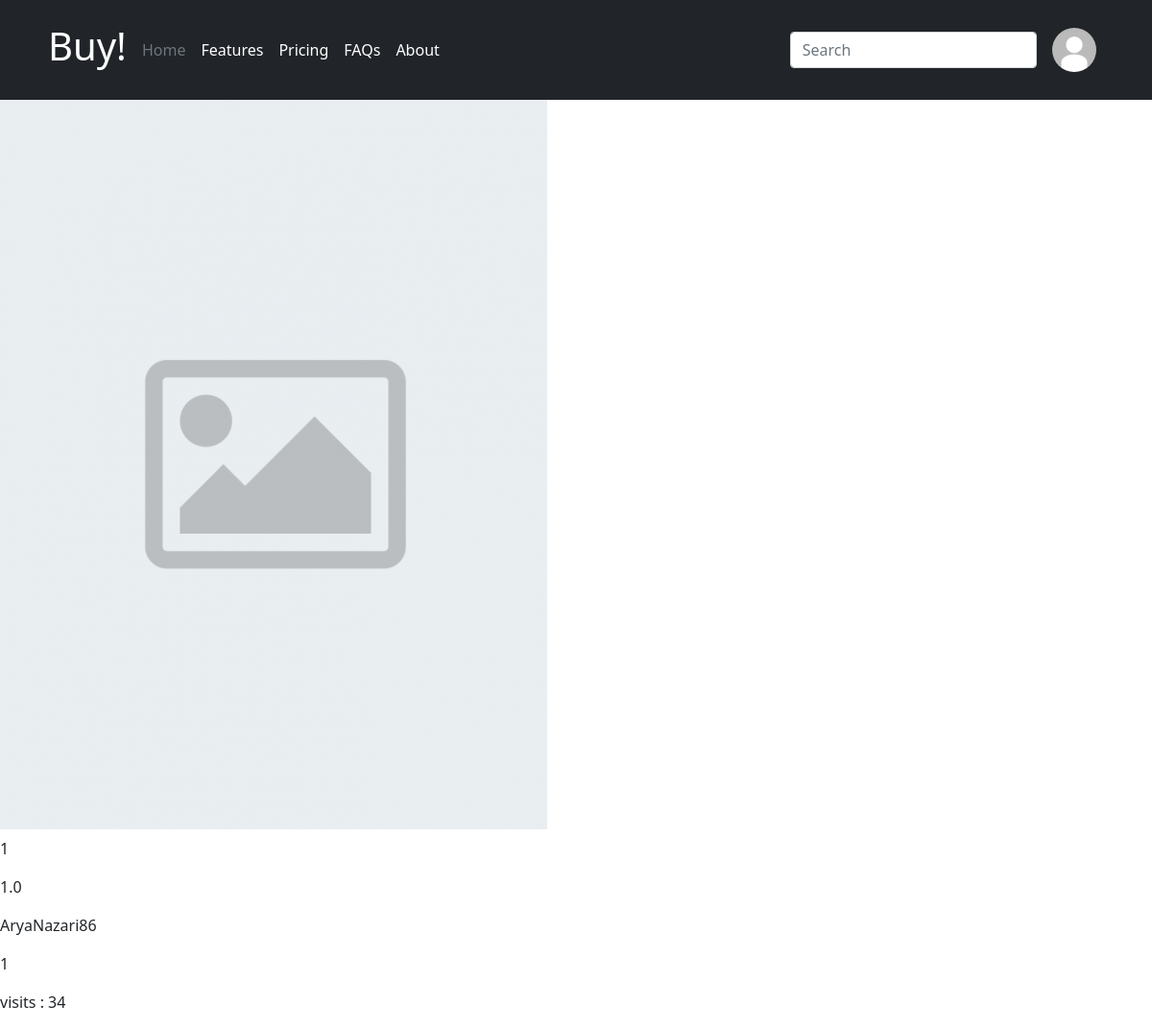
Screenshot of /product/product_preview/1/ (signed in) with the database file from the repository.
### account/models.py (models this page shows, shortened)
class User(AbstractBaseUser):
    username = models.CharField(unique=True, max_length=100)
    first_name = models.CharField(max_length=200, null=True)
    last_name = models.CharField(max_length=200, null=True)
    image = models.ImageField(upload_to='images/accounts/', default='images/default_account.png', blank=True)
    about = models.TextField(null=True)
    products = []
    date_joined = models.DateTimeField(auto_now_add=True)
    last_login = models.DateTimeField(auto_now_add=True)
    is_active = models.BooleanField(default=True)
    is_admin = models.BooleanField(default=False)
    is_staff = models.BooleanField(default=False)
    is_superuser = models.BooleanField(default=False)
    objects = UserManager()
    USERNAME_FIELD = 'username'
    REQUIRED_FIELDS = []

### product/models.py (models this page shows, shortened)
class Product(models.Model):
    name = models.CharField(max_length=100)
    description = models.TextField()
    price = models.FloatField()
    phone_number = models.IntegerField()
    city = models.CharField(max_length=50)
    image = models.ImageField(
        upload_to='images/products', default='images/default_product.png', blank=True)
    owner = models.ForeignKey('account.User', on_delete=models.CASCADE)
    views = models.IntegerField(default=0, blank=True)
    def visited(self):
        self.views += 1

### product/views.py (the view)
# urls.py: path('product_preview/<int:id>/', views.product_preview, name='product_preview'),
def product_preview(request, id):
    product = Product.objects.filter(id=id).first()
    product.visited()
    Product.objects.filter(id=id).update(views=product.views)
    return render(request, 'product/product_preview.html', {'obj': product})

### templates/product/product_preview.html (shortened to what this page needs)
{% extends "base.html" %}
{% block content %}
<img src="{{ obj.image.url }}">
<p>{{obj.description}}</p>
<p>{{obj.price}}</p>
<p>{{obj.owner.username}}</p>
<p>{{obj.phone_number}}</p>
<p>visits : {{obj.views}}</p>
{% endblock %}

### templates/base.html (shortened to what this page needs)
<!doctype html>
<html lang="en">
<head>
  {% load static %}
  <link href="{% static 'bootstrap.min.css' %}" rel="stylesheet">
</head>
<body>
  <header class="p-3 bg-dark text-white">
    <div class="container">
      <div class="d-flex flex-wrap align-items-center justify-content-center justify-content-lg-start">
        <a href="{%url 'home'%}" class="nav-link px-2 text-white">
          <h1>Buy!</h1>
        </a>
        <ul class="nav col-12 col-lg-auto me-lg-auto mb-2 justify-content-center mb-md-0">
          <li><a href="#" class="nav-link px-2 text-secondary">Home</a></li>
          <li><a href="#" class="nav-link px-2 text-white">Features</a></li>
          <li><a href="#" class="nav-link px-2 text-white">Pricing</a></li>
          <li><a href="#" class="nav-link px-2 text-white">FAQs</a></li>
          <li><a href="#" class="nav-link px-2 text-white">About</a></li>
        </ul>
        <form class="col-12 col-lg-auto mb-3 mb-lg-0 me-lg-3" action="{% url 'search' %}" method="get">
          <input name="search_value" type="search" class="form-control form-control-dark" placeholder="Search">
        </form>
        <div class="text-end">
          {% if request.user.is_authenticated %}
          <div class="dropdown text-end">
            <a href="#" class="d-block link-dark text-decoration-none dropdown-toggle" id="dropdownUser1"
              data-bs-toggle="dropdown" aria-expanded="false">
              <img src="{{ request.user.image.url }}" alt="mdo" class="rounded-circle" width="46" height="46">
            </a>
          </div>
          {% else %}
          <a type="button" class="btn btn-sm btn-outline-secondary" href="{% url 'signin' %}"
            class="nav-link px-2 text-secondary">Sign-in!</a>
          <a type="button" class="btn btn-sm btn-outline-secondary" href="{% url 'signup' %}"
            class="nav-link px-2 text-secondary">Sign-up!</a>
          {% endif %}
        </div>
      </div>
    </div>
  </header>
  {% block content %}
  {% endblock %}
</body>
</html>

### rows the page displays
User: user.image (placeholder picture)
Product: image (placeholder picture), description "1", price "1.0", owner.username "AryaNazari86", phone_number "1", views "34"
